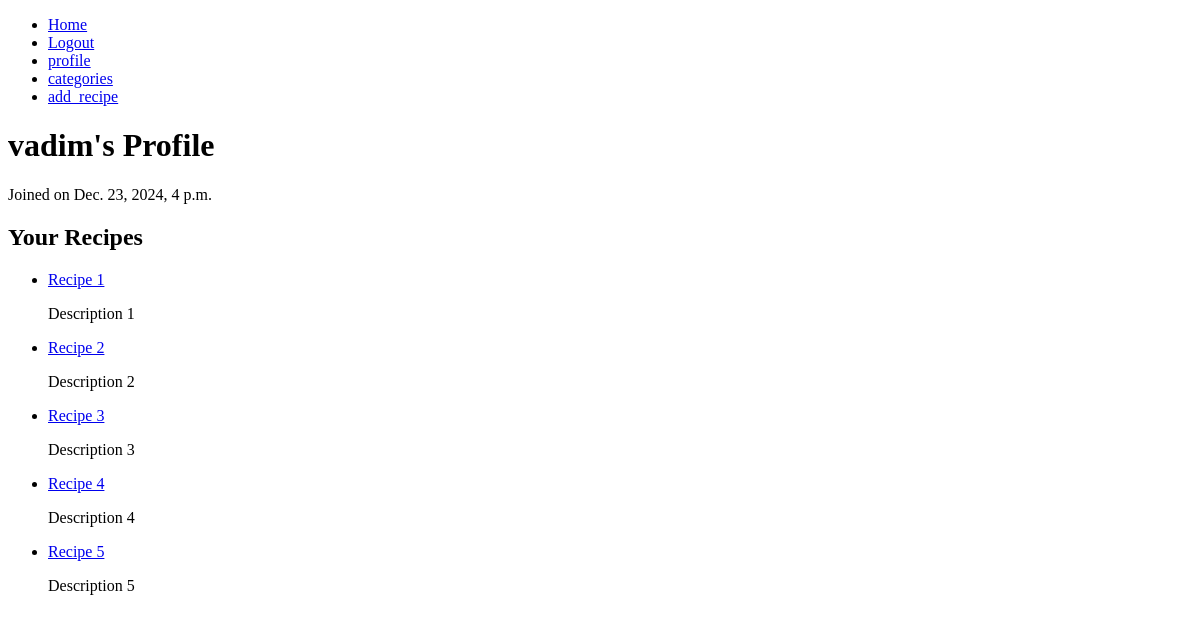
The app's page /profile/ (signed in), older data.
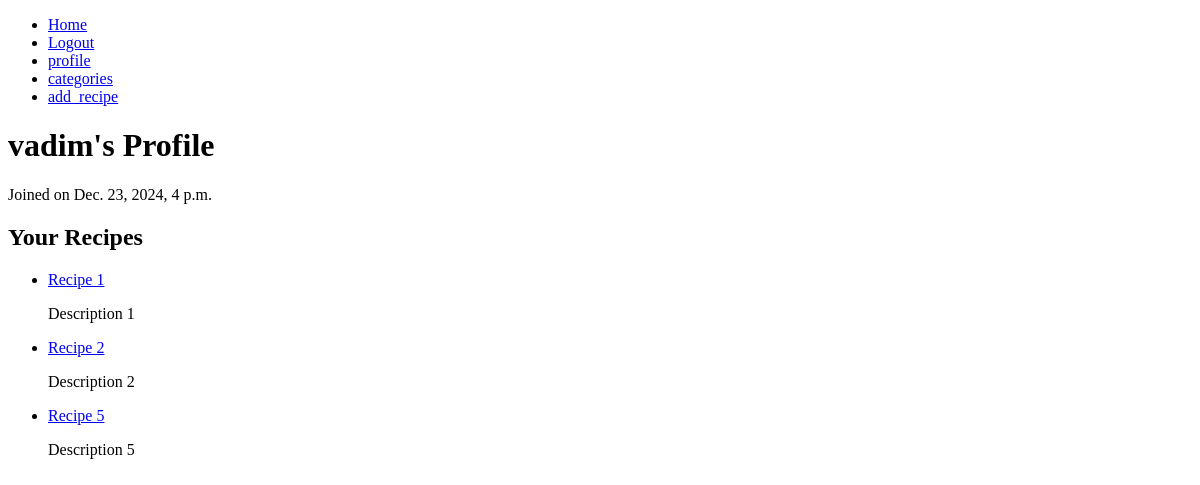
The same page, newer data.
### recipes/models.py (models this page shows, shortened)
class Recipe(models.Model):
    title = models.CharField(max_length=200)
    description = models.TextField()
    cooking_steps = models.TextField()
    cooking_time = models.PositiveIntegerField()  # Время приготовления в минутах
    image = models.ImageField(upload_to='recipes/images/', null=True, blank=True)
    author = models.ForeignKey(User, on_delete=models.CASCADE, related_name='recipes')
    ingredients = models.TextField(null=True, blank=True)  # Например, список ингредиентов

### recipes/views.py (the view)
# urls.py: path('profile/', views.profile, name='profile'),
def profile(request):
    recipes = Recipe.objects.filter(author=request.user)
    return render(request, 'profile.html', {'recipes': recipes})

### recipes/templates/profile.html (shortened to what this page needs)
{% extends 'base.html' %}
{% block content %}
    <h1>{{ user.username }}'s Profile</h1>
    <p>Joined on {{ user.date_joined }}</p>
    <h2>Your Recipes</h2>
    <ul>
        {% for recipe in recipes %}
            <li>
                <a href="{% url 'recipe_detail' recipe.id %}">{{ recipe.title }}</a><br>
                <p>{{ recipe.description|truncatewords:20 }}</p>
            </li>
        {% endfor %}
    </ul>
{% endblock %}

Row changes from the older to the newer data that the page shows:
removed Recipe: title "Recipe 3", description "Description 3"
removed Recipe: title "Recipe 4", description "Description 4"
